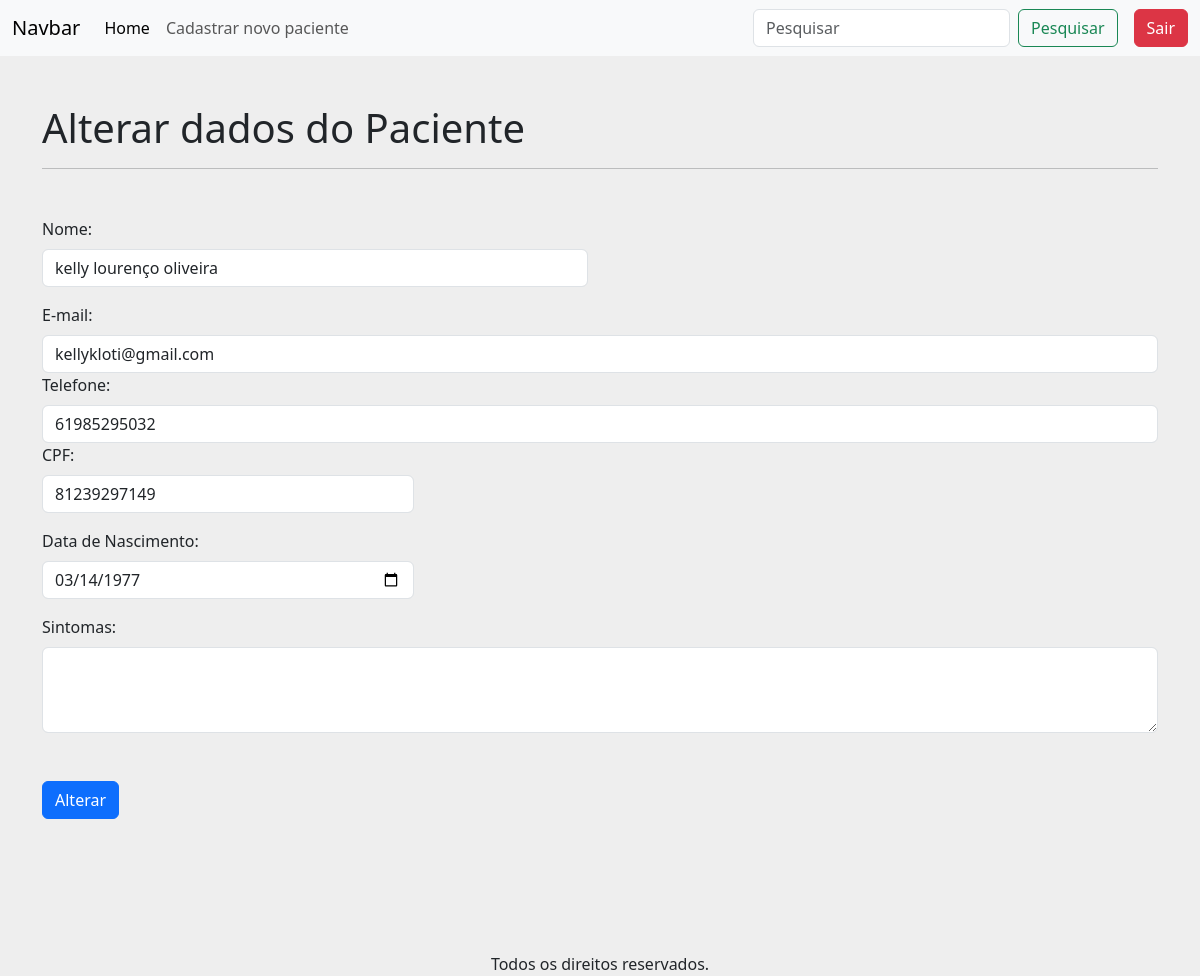
The app's page /alterarPaciente/1 (signed in) with its own data.
### apps/crud/models.py (models this page shows, shortened)
class Paciente(models.Model):
    codigo_paciente = models.AutoField(primary_key=True)
    nome = models.CharField(null=False, blank=False)
    cpf = models.CharField(max_length=14, unique=True, null=False, blank=False)
    email = models.EmailField(unique=True, null=False, blank=False)
    telefone = models.CharField(max_length=15, null=False, blank=False)
    data_nascimento = models.DateField(null=False, blank=False)
    sintomas = models.TextField(null=True, blank=True)

### apps/crud/views.py (the view)
# urls.py: path('alterarPaciente/<int:codigo_paciente>', views.alterar_paciente, name='alterar_paciente'),
@login_required
def alterar_paciente(request,codigo_paciente):
    paciente = Paciente.objects.get(codigo_paciente=codigo_paciente)
    if request.method == 'POST':
        form = PacienteForm(request.POST, instance=paciente)
        if form.is_valid():
            form.save()
            return redirect('index')
    else:
        form = PacienteForm(instance=paciente)
    return render(request, 'alterar_dados.html',{
        'form':form,
        'paciente':paciente,
    })

### apps/crud/templates/alterar_dados.html (shortened to what this page needs)
{% extends 'base-crud.html' %}
{% load static %}
{% block content %}
<h1 class="mt-5">
    Alterar dados do Paciente
</h1>
<hr>
<form action="{% url 'alterar_paciente' paciente.codigo_paciente %}" method="POST">
    {% include 'includes/form.html' %}
    <div class="d-flex justify-content-start mt-5 mb-5">
        <button type="submit" class="btn btn-primary">Alterar</button>
    </div>
</form>
{% endblock %}

### apps/crud/templates/includes/form.html (shortened to what this page needs)
<div class="row mt-5">
    <div class="col-12 col-md-6 mb-3">
        <label for="{{ for.nome.id_for_label }}"
     class="form-label">Nome:</label>
     {{ form.nome }}
    </div>
    </div class="coll-12 col-md-6 mb-3">
        <label for="{{ form.email.id_for_label }}" class="form-label">E-mail:</label>
        {{ form.email }}
        <label for="{{ form.telefone.id_for_label }}" class="form-label">Telefone:</label>
        {{ form.telefone }}
     <div class="col-12 col-md-6 col-lg-4 mb-3">
        <label for="{{ form.cpf.id_for_label }}" class="form-label">CPF:</label>
        {{ form.cpf }}
    </div>
    <div class="col-12 col-md-6 col-lg-4 mb-3">
        <label for="{{ form.data_nascimento.id_for_label }}" class="form-label">Data de Nascimento:</label>
        {{ form.data_nascimento }}
    </div>
    <div class="col-12 mb-3">
        <label for="{{ form.sintomas.id_for_label }}" class="form-label">Sintomas:</label>
        {{ form.sintomas }}
    </div>

### records on screen
Paciente: nome "kelly lourenço oliveira", email "kellykloti@gmail.com", telefone "61985295032", cpf "81239297149", data_nascimento "03/14/1977"
